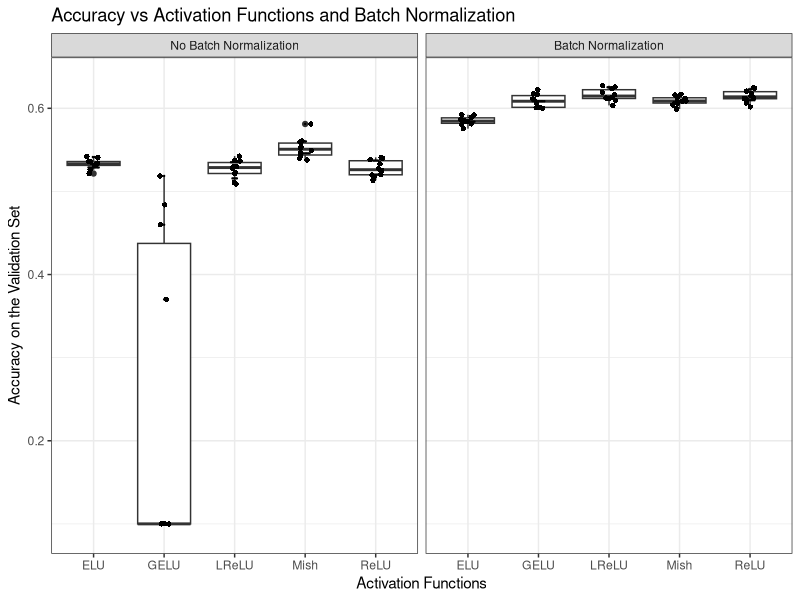
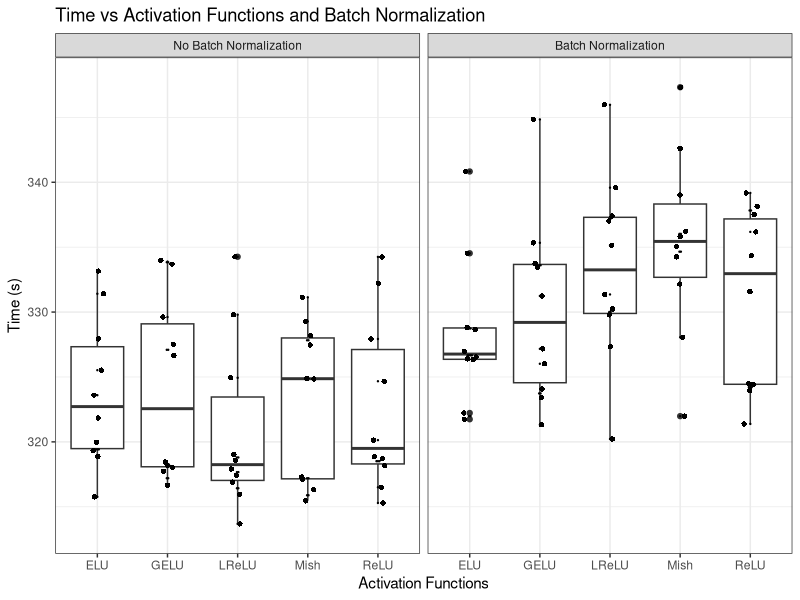

Write R code to recreate these figures, in order.
## ---- chunk 1
knitr::opts_chunk$set(echo = TRUE)
library(tidyverse)
## ---- chunk 2
df <- read.csv("results.csv")
## ---- chunk 3
batch_names <- list(
  'True'="Batch Normalization",
  'False'="No Batch Normalization"
)

batch_labeller <- function(variable,value){
  return(batch_names[value])
}

ggplot(df, aes(Activation.Function, Accuracy)) +
  geom_boxplot() +
  facet_grid(.~Batch.Norm, labeller=batch_labeller) +
  geom_dotplot(binaxis='y', stackdir='center', dotsize=0.1) +
  geom_jitter(shape=16, position=position_jitter(0.1)) +
  theme_bw() +
  ggtitle("Accuracy vs Activation Functions and Batch Normalization") +
  xlab("Activation Functions") +
  ylab("Accuracy on the Validation Set")
## ---- chunk 4
ggplot(df, aes(Activation.Function, Time)) +
  geom_boxplot() +
  facet_grid(.~Batch.Norm, labeller=batch_labeller) +
  geom_dotplot(binaxis='y', stackdir='center', dotsize=0.1) +
  geom_jitter(shape=16, position=position_jitter(0.1)) +
  theme_bw() +
  ggtitle("Time vs Activation Functions and Batch Normalization") +
  xlab("Activation Functions") +
  ylab("Time (s)")
## ---- chunk 5
summary(aov(Time~Activation.Function*Batch.Norm, data=df))
## ---- chunk 6
df2 <- df %>% unite("Activation.Function_Batch.Norm", Activation.Function:Batch.Norm, , remove = FALSE)
pairwise.wilcox.test(df$Accuracy, df2$Activation.Function_Batch.Norm,p.adjust.method = "bonferroni")
